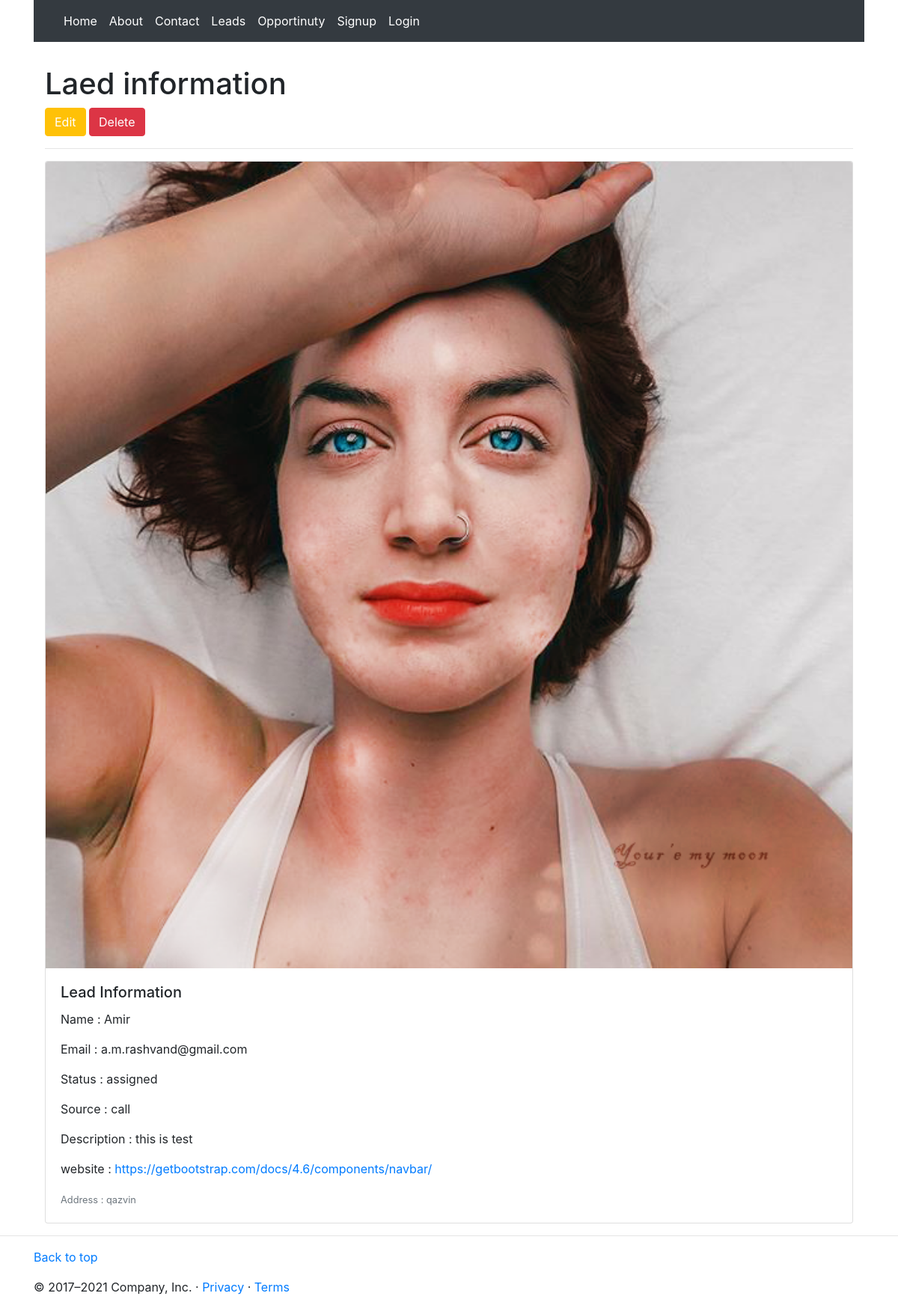
The app's page /leads/list/1 with its own data.
### Lead/models.py (models this page shows, shortened)
class Lead(models.Model):
    name = models.CharField(max_length=200)
    image = models.ImageField(upload_to='images/',default='images/girl.png', blank=True, null=True)
    email = models.EmailField()
    phone = models.CharField(max_length=200,blank=True)
    account = models.ForeignKey(Account, on_delete=models.CASCADE, null=True, blank=True)
    status = models.CharField(max_length=50, choices=LEAD_STATUS)
    source = models.CharField(max_length=50, choices=LEAD_SOURCE)
    address = models.CharField(max_length=50, blank=True)
    website = models.URLField()
    description = models.TextField()
    assigned_to = models.ManyToManyField(User,max_length=100)
    created_to  = models.ForeignKey(User, on_delete=models.CASCADE, related_name='Created', null=True, blank=True)
    created_on = models.DateTimeField(auto_now_add=True)
    is_active = models.BooleanField(default=True)
    enqueryType = models.CharField(max_length=50)

### Lead/views.py (the view)
# urls.py: path('list/<int:pk>',LeadDetailView.as_view(), name='detail'),
class LeadDetailView(DetailView):
    model = Lead
    context_object_name = 'lead'
    template_name = 'lead/detail.html'

### Lead/templates/lead/detail.html (shortened to what this page needs)
{% extends 'base.html' %}
{% load static %}
{% load bootstrap4 %}
{% block content %}
    <div class="container">
         <h1 class="mt-2 pt-4 h1">Laed information </h1>
                  <a href="{% url 'lead:update' lead.pk %}"><input type="submit" value="Edit" class="btn btn-warning text-white" /></a>
                  <a href="{% url 'lead:delete' lead.pk %}"><input type="submit" value="Delete" class="btn btn-danger" /></a>
         <hr>
    <div class="card mb-3">
        <img class="card-img-top" src="{{ lead.image.url }}"  alt="Card image cap">
        <div class="card-body">
          <h5 class="card-title">Lead Information</h5>
          <p class="card-text">Name          : {{lead.name}}</p>
          <p class="card-text">Email          : {{lead.email}}</p>
          <p class="card-text">Status        : {{lead.status}}</p>
          <p class="card-text">Source        : {{lead.source}}</p>
          <p class="card-text">Description  : {{lead.description}}</p>
          <p class="card-text">website : <a href="">{{lead.website}}</a></p>
          <p class="card-text"><small class="text-muted">Address : {{ lead.address }}</small></p>
        </div>
      </div>
</div>
{% endblock %}

### records on screen
Lead: image (picture), name "Amir", email "a.m.rashvand@gmail.com", status "assigned", source "call", description "this is test", website "https://getbootstrap.com/docs/4.6/components/navbar/", address "qazvin"
